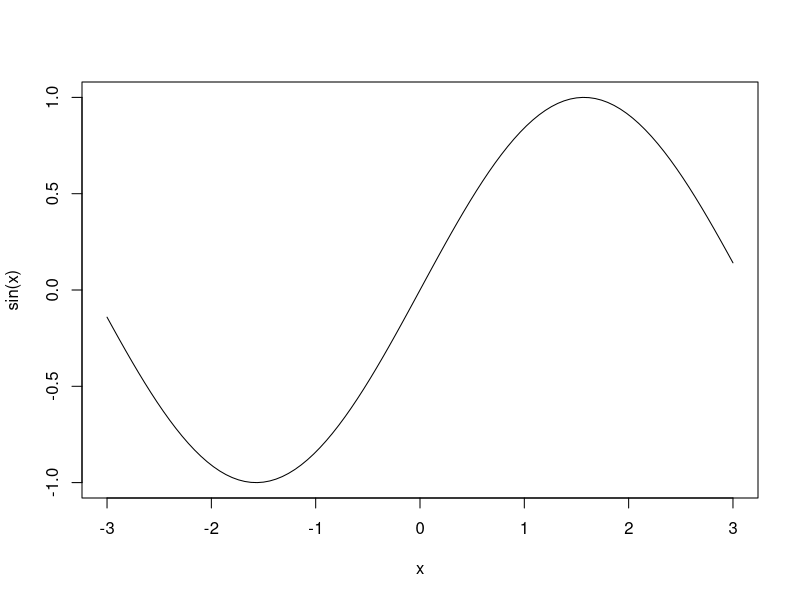
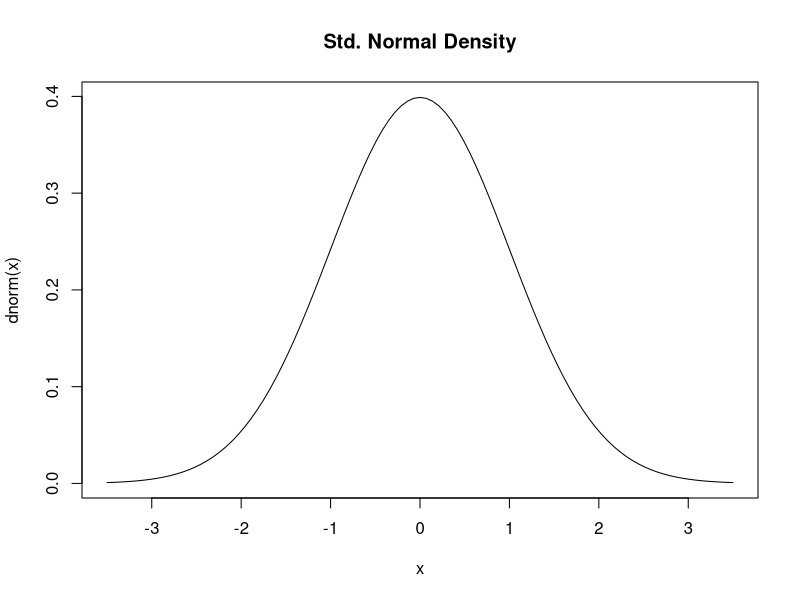
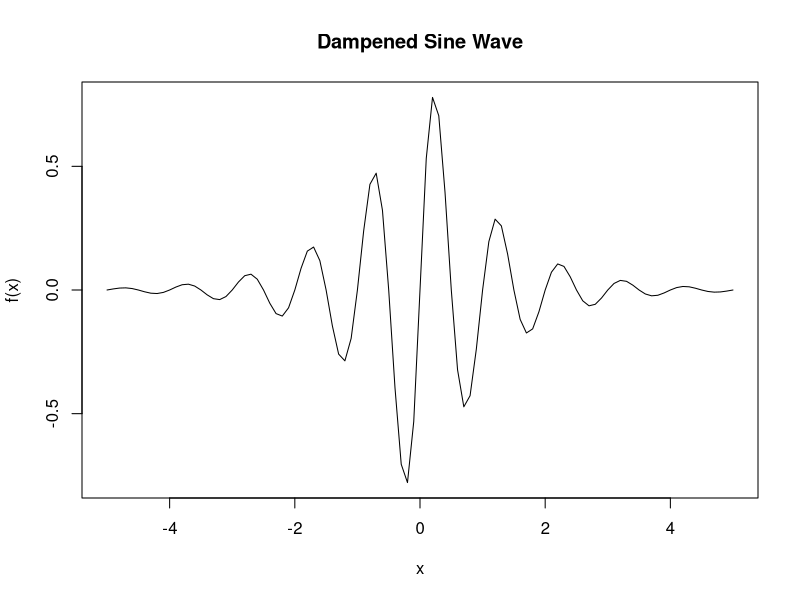

R code for these plots, in order: (Note: this script raises an error after producing the figures.)
## use curve function
curve(sin,-3,+3)
curve(dnorm,-3.5,+3.5,main="Std. Normal Density")
f<-function(x) exp(-abs(x))*sin(2*pi*x)
curve(f,-5,+5, main="Dampened Sine Wave")
##plot using colors
plot(x, col=colors)

#plot func
plot(cars)
head(cars)
summary(cars)
nrow(cars)
plot(cars, main="speed vs dist", xlab="Speed",ylab="Dist", type="n")
grid()
points(cars)

#plot with multiple groups
summary(iris)

f<-factor(iris$Species)
with(iris,plot(Petal.Length, Petal.Width,pch=as.integer(f)))
levels(f)
legend(1.5,2.4,as.character(levels(f)),pch=1:length(levels(f)))
m<-lm(iris$Petal.Length ~ iris$Petal.Width)
m
plot(m)

abline(m)
